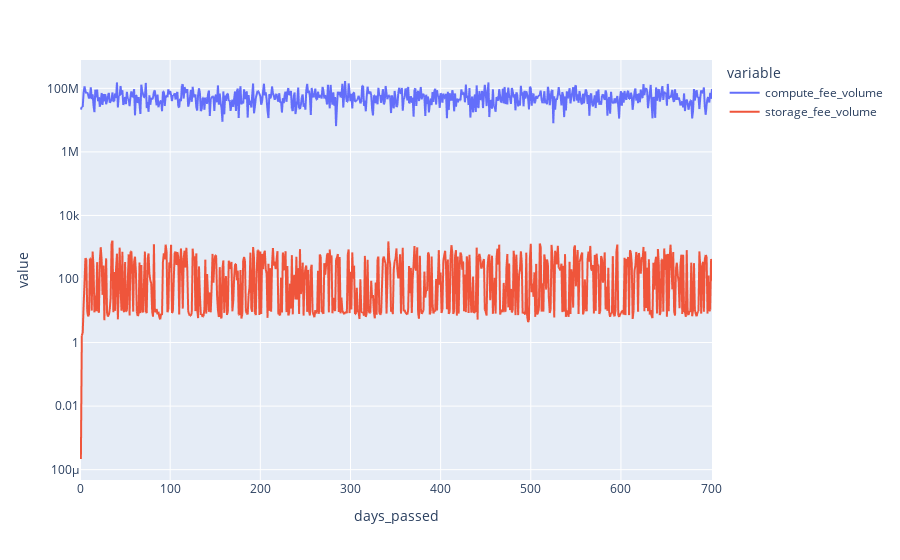

Source (notebook cell):
### Code cell
px.line(sim_df, 
        x='days_passed', 
        y=[el for el in sim_df.columns if "volume" in el],
        log_y=True)

### Figure 1 — Plotly figure (JSON) as saved in the notebook; plotly's stock layout.template omitted (floating-point values rounded to 4 significant figures; data arrays with more than 128 entries replaced by an {"elided": "..."} marker saying what was removed)
{"data": [{"hovertemplate": "variable=compute_fee_volume<br>days_passed=%{x}<br>value=%{y}<extra></extra>", "legendgroup": "compute_fee_volume", "line": {"color": "#636efa", "dash": "solid"}, "marker": {"symbol": "circle"}, "mode": "lines", "name": "compute_fee_volume", "showlegend": true, "type": "scattergl", "x": {"elided": "702 int values"}, "xaxis": "x", "y": {"elided": "702 float values"}, "yaxis": "y"}, {"hovertemplate": "variable=storage_fee_volume<br>days_passed=%{x}<br>value=%{y}<extra></extra>", "legendgroup": "storage_fee_volume", "line": {"color": "#EF553B", "dash": "solid"}, "marker": {"symbol": "circle"}, "mode": "lines", "name": "storage_fee_volume", "showlegend": true, "type": "scattergl", "x": {"elided": "702 int values"}, "xaxis": "x", "y": {"elided": "702 float values"}, "yaxis": "y"}], "layout": {"legend": {"title": {"text": "variable"}, "tracegroupgap": 0}, "margin": {"t": 60}, "xaxis": {"anchor": "y", "domain": [0, 1], "title": {"text": "days_passed"}}, "yaxis": {"anchor": "x", "domain": [0, 1], "title": {"text": "value"}, "type": "log"}}}
